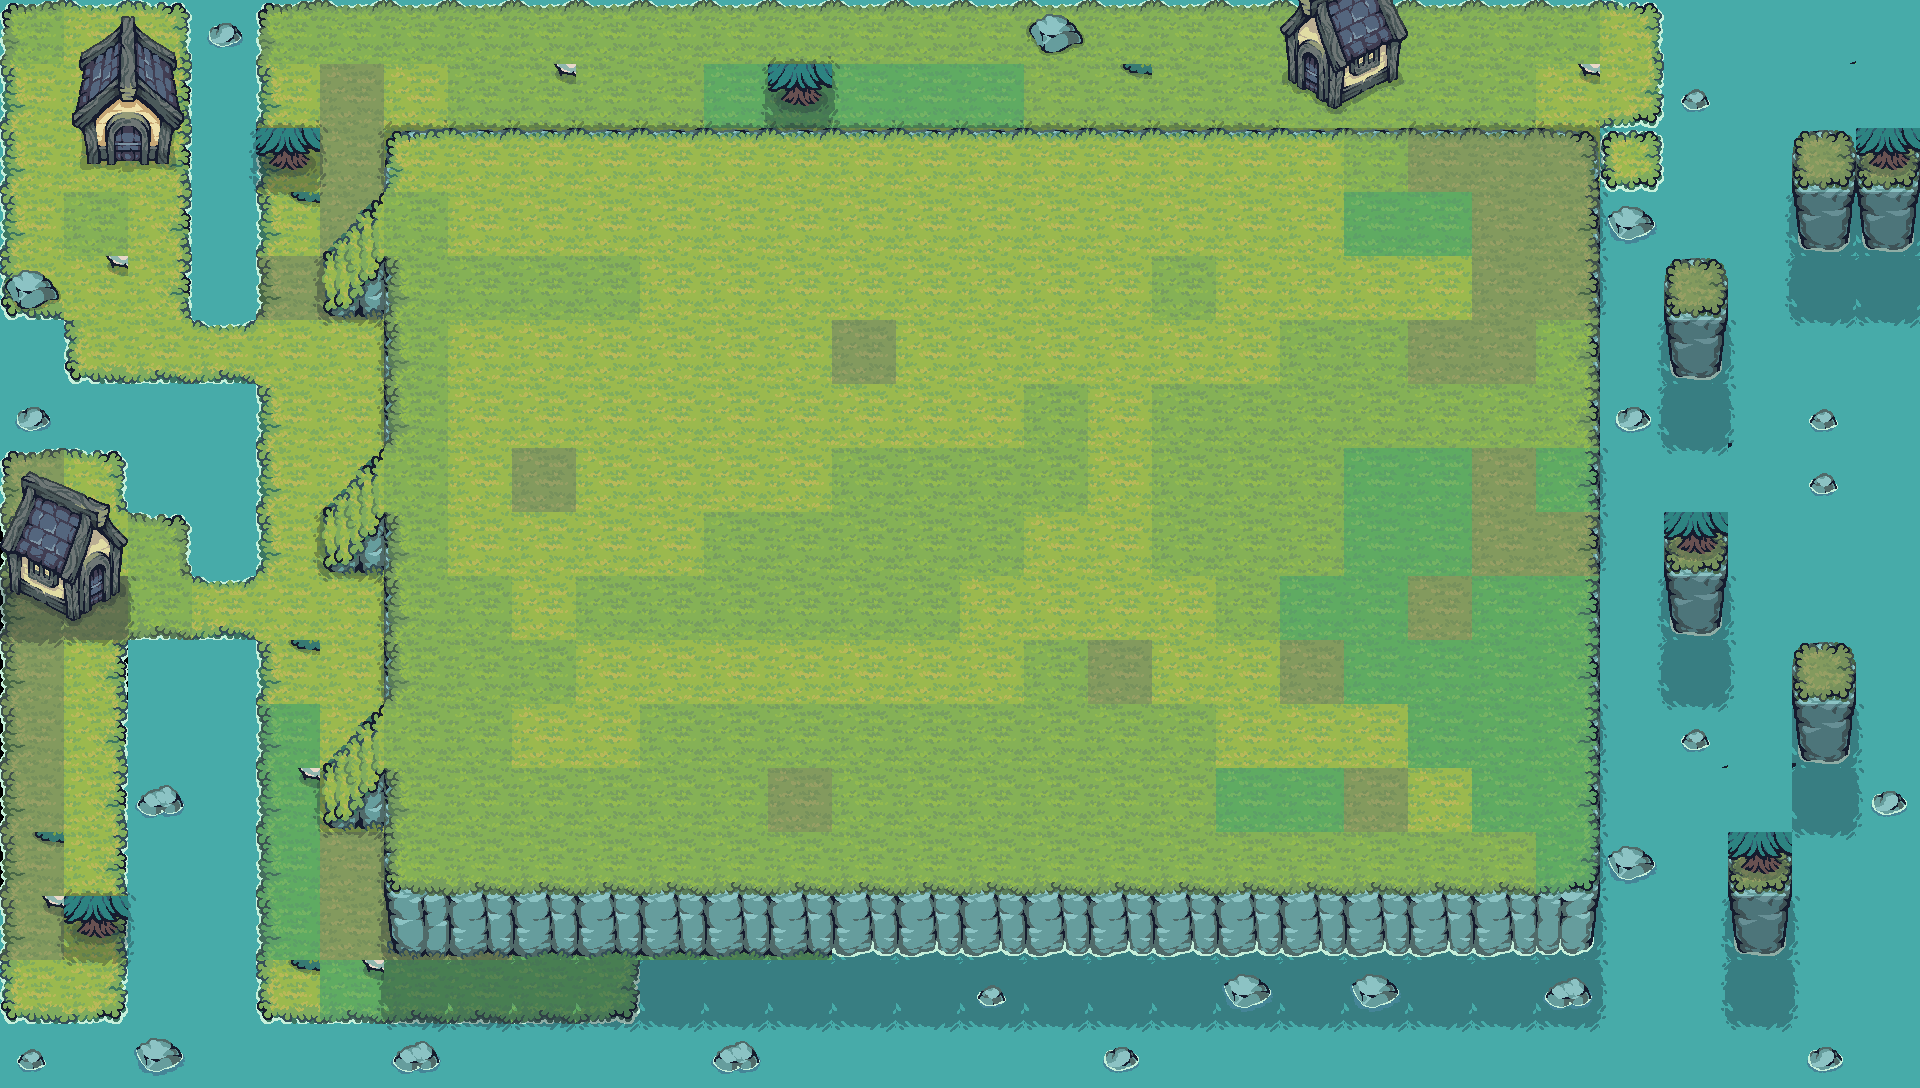

Below is a game level as drawn by its tile map, then a one-line description and the .tmx that defines it (tile-layer data replaced by summaries):
An orthogonal 30x17 tile map with 64x64 px tiles, 9 tile layers (Background, Background2, Decoration2, Decoration, ...), 21 tilesets and 91 objects.

<map version="1.10" tiledversion="1.11.2" orientation="orthogonal" renderorder="right-down" width="30" height="17" tilewidth="64" tileheight="64" infinite="0" nextlayerid="15" nextobjectid="413">
 <tileset firstgid="1" source="Tilemap_color1.tsx" />
 <tileset firstgid="55" source="Tilemap_color2.tsx" />
 <tileset firstgid="109" source="Tilemap_color3.tsx" />
 <tileset firstgid="163" source="Tilemap_color4.tsx" />
 <tileset firstgid="217" source="Shadow.tsx" />
 <tileset firstgid="226" source="Water Background color.tsx" />
 <tileset firstgid="227" source="Water Rocks_01.tsx" />
 <tileset firstgid="243" source="Water Rocks_02.tsx" />
 <tileset firstgid="259" source="Water Rocks_04.tsx" />
 <tileset firstgid="275" source="Tree1.tsx" />
 <tileset firstgid="371" source="Tree4.tsx" />
 <tileset firstgid="443" source="Tree3.tsx" />
 <tileset firstgid="515" source="Sheep_Idle.tsx" />
 <tileset firstgid="539" source="Bushe1.tsx" />
 <tileset firstgid="571" source="Rock1.tsx" />
 <tileset firstgid="587" source="Rock4.tsx" />
 <tileset firstgid="588" source="House1.tsx" />
 <tileset firstgid="594" source="House2.tsx" />
 <tileset firstgid="600" source="TX Props.tsx" />
 <tileset firstgid="612" source="Water Rocks_03.tsx" />
 <tileset firstgid="628" source="hexa.tsx" />
 <layer id="3" name="Background" width="30" height="17">
  <data>[510 cells, 243 non-empty, 2 distinct tile ids]</data>
 </layer>
 <layer id="2" name="Background2" width="30" height="17">
  <data>[510 cells, 154 non-empty, 24 distinct tile ids]</data>
 </layer>
 <objectgroup id="9" name="ObjectsDecorations">
  <object id="210" gid="602" x="393.333" y="63.3333" width="32" height="77" />
  <object id="212" gid="602" x="1416.67" y="65.3333" width="32" height="77" />
  <object id="213" gid="600" x="1525" y="37.6667" width="26" height="40" />
  <object id="214" gid="604" x="1244.67" y="61.6667" width="37" height="72" />
  <object id="215" gid="604" x="57" y="239" width="37" height="72" />
  <object id="216" gid="604" x="156" y="240" width="37" height="72" />
  <object id="217" gid="606" x="3" y="123" width="55" height="49" />
  <object id="218" gid="606" x="3" y="699" width="55" height="49" />
  <object id="221" gid="605" x="325.333" y="65.3333" width="56" height="41" />
  <object id="222" gid="603" x="332" y="445" width="32" height="57" />
  <object id="223" gid="603" x="144" y="571" width="32" height="57" />
  <object id="224" gid="600" x="1809" y="682" width="26" height="40" />
  <object id="225" gid="607" x="1679" y="297" width="30" height="41" />
  <object id="226" gid="607" x="1807" y="167" width="30" height="41" />
  <object id="228" gid="608" x="160" y="318" width="27" height="32" />
  <object id="229" gid="609" x="270" y="579" width="27" height="32" />
  <object id="231" gid="610" x="144" y="62" width="28" height="36" />
  <object id="232" gid="610" x="3" y="636" width="28" height="36" />
  <object id="233" gid="610" x="1380" y="36" width="28" height="36" />
  <object id="235" gid="275" x="521" y="1032" width="64" height="64" />
  <object id="236" gid="275" x="560" y="1027" width="64" height="64" />
  <object id="237" gid="275" x="585" y="1006" width="64" height="64" />
  <object id="240" gid="275" x="581.333" y="1022.67" width="64" height="64" />
  <object id="241" gid="275" x="521.333" y="1010.67" width="64" height="64" />
  <object id="242" gid="601" x="269" y="766.667" width="94" height="72" />
  <object id="244" gid="601" x="1554.33" y="97.3333" width="94" height="72" />
  <object id="245" gid="610" x="464" y="1008" width="28" height="36" />
  <object id="246" gid="606" x="900" y="123" width="55" height="49" />
  <object id="247" gid="608" x="605.667" y="86.6667" width="27" height="32" />
  <object id="248" gid="600" x="1009.67" y="61.3333" width="26" height="40" />
  <object id="249" gid="610" x="815.333" y="92.6667" width="28" height="36" />
  <object id="250" gid="610" x="488.667" y="124.667" width="28" height="36" />
  <object id="251" gid="610" x="1466" y="123.333" width="28" height="36" />
 </objectgroup>
 <layer id="5" name="Decoration2" width="30" height="17">
  <data>[510 cells, 65 non-empty, 12 distinct tile ids]</data>
 </layer>
 <layer id="4" name="Decoration" width="30" height="17">
  <data>[510 cells, 190 non-empty, 20 distinct tile ids]</data>
 </layer>
 <layer id="13" name="Bushes" width="30" height="17">
  <data>[510 cells, 5 non-empty, 1 distinct tile ids]</data>
 </layer>
 <layer id="10" name="Sheep" width="30" height="17">
  <data>[510 cells, 6 non-empty, 1 distinct tile ids]</data>
 </layer>
 <layer id="11" name="Rock" width="30" height="17">
  <data>[510 cells, 21 non-empty, 5 distinct tile ids]</data>
 </layer>
 <layer id="12" name="Tree" width="30" height="17">
  <data>[510 cells, 6 non-empty, 1 distinct tile ids]</data>
 </layer>
 <layer id="1" name="Area" width="30" height="17">
  <data>[510 cells, 248 non-empty, 23 distinct tile ids]</data>
 </layer>
 <objectgroup id="7" name="Board">
  <object id="72" x="407.667" y="208" width="1160" height="622" />
 </objectgroup>
 <objectgroup id="8" name="Positions">
  <object id="327" gid="628" x="440" y="341" width="111" height="128" />
  <object id="332" gid="2147484276" x="551.125" y="340.875" width="111" height="128" />
  <object id="335" gid="628" x="662.301" y="340.82" width="111" height="128" />
  <object id="336" gid="2147484276" x="773.426" y="340.695" width="111" height="128" />
  <object id="337" gid="628" x="884.6" y="340.903" width="111" height="128" />
  <object id="338" gid="2147484276" x="995.725" y="340.778" width="111" height="128" />
  <object id="339" gid="628" x="1106.9" y="340.722" width="111" height="128" />
  <object id="340" gid="2147484276" x="1218.03" y="340.597" width="111" height="128" />
  <object id="345" gid="628" x="495.696" y="436.88" width="111" height="128" />
  <object id="346" gid="2147484276" x="606.821" y="436.755" width="111" height="128" />
  <object id="347" gid="628" x="717.997" y="436.7" width="111" height="128" />
  <object id="348" gid="2147484276" x="829.122" y="436.575" width="111" height="128" />
  <object id="349" gid="628" x="940.287" y="437.236" width="111" height="128" />
  <object id="350" gid="2147484276" x="1051.41" y="437.111" width="111" height="128" />
  <object id="351" gid="628" x="1162.59" y="437.056" width="111" height="128" />
  <object id="352" gid="2147484276" x="1273.71" y="436.931" width="111" height="128" />
  <object id="353" gid="628" x="1329.56" y="340.938" width="111" height="128" />
  <object id="354" gid="2147484276" x="1440.81" y="340.688" width="111" height="128" />
  <object id="355" gid="628" x="1384.88" y="437.188" width="111" height="128" />
  <object id="356" gid="628" x="440.277" y="533.356" width="111" height="128" />
  <object id="357" gid="2147484276" x="551.402" y="533.231" width="111" height="128" />
  <object id="358" gid="628" x="662.578" y="533.176" width="111" height="128" />
  <object id="359" gid="2147484276" x="773.703" y="533.051" width="111" height="128" />
  <object id="360" gid="628" x="884.877" y="533.259" width="111" height="128" />
  <object id="361" gid="2147484276" x="996.002" y="533.134" width="111" height="128" />
  <object id="362" gid="628" x="1107.18" y="533.078" width="111" height="128" />
  <object id="363" gid="2147484276" x="1218.31" y="532.953" width="111" height="128" />
  <object id="364" gid="628" x="495.973" y="629.236" width="111" height="128" />
  <object id="365" gid="2147484276" x="607.098" y="629.111" width="111" height="128" />
  <object id="366" gid="628" x="718.274" y="629.056" width="111" height="128" />
  <object id="367" gid="2147484276" x="829.399" y="628.931" width="111" height="128" />
  </objectgroup>
</map>
<!-- 26 of 91 objects omitted -->
